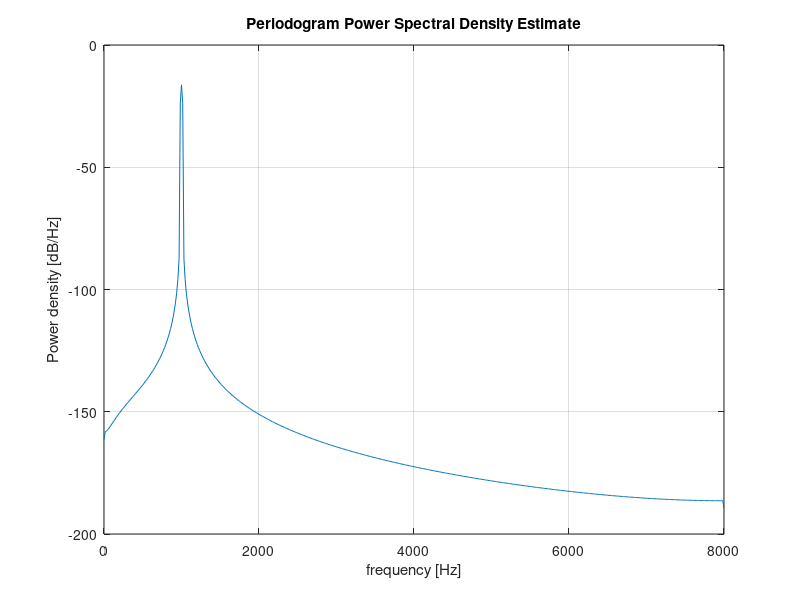

Write the MATLAB code that produced this figure.
% sampling frequency
fs = 16000;

% time axis
t = 0:1/fs:1; 

% 1kHz sin
f = 1000;
x = sin(2*pi*f*t);

plot(t, x);
w = hamming(1024);
x_cut = x(1:1024);

% power spectrum
periodogram(x_cut, w, 1024, fs);
